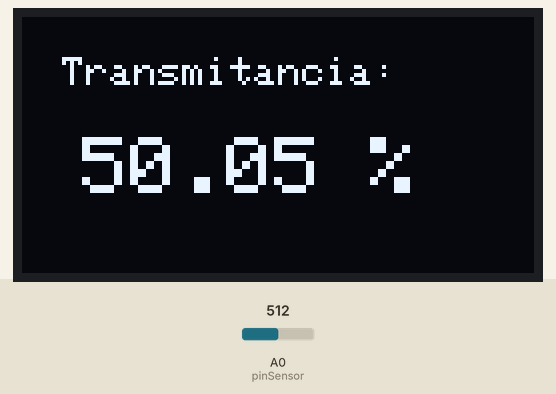
Recording of a sketch running on a simulated Arduino Uno, built with avr-gcc and run on an emulated ATmega328P. Parts: 128×64 one-colour display. The test bench sets the inputs (shaded band); at power-on: A0 (pinSensor) = 512.

Above: at 1.2 s.
1.3 s: A0 (pinSensor) set to 716
At 2.2 s:
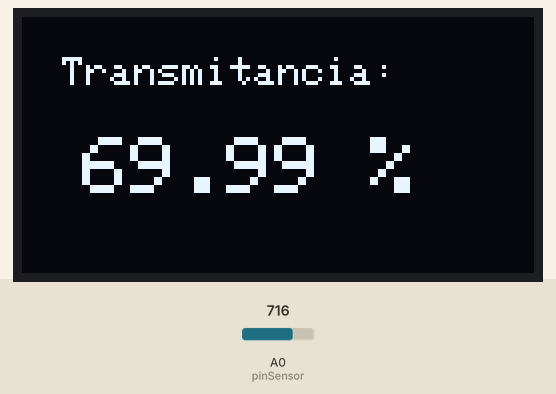
3.3 s: A0 (pinSensor) set to 900
At 4.0 s:
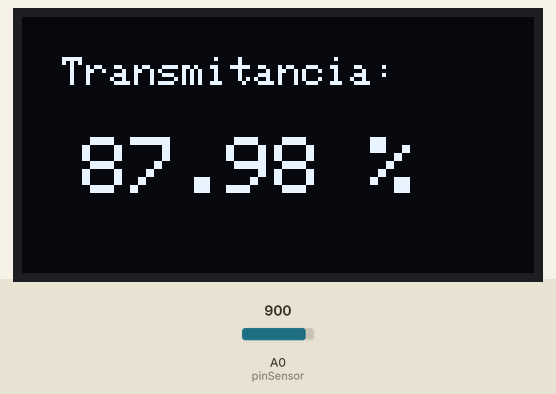
5.0 s: A0 (pinSensor) set to 1023
At 5.8 s:
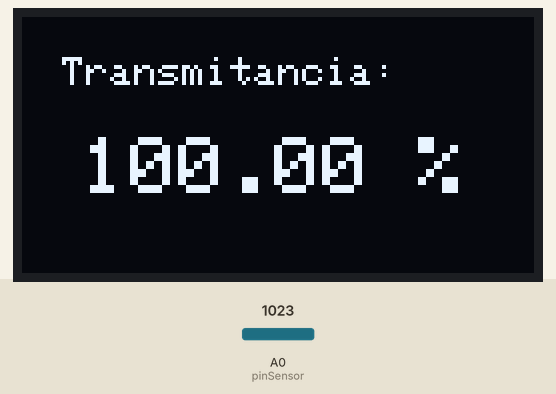
Timing chart, 0 to 8.0 s (numbered marks = the images above; inputs shaded):
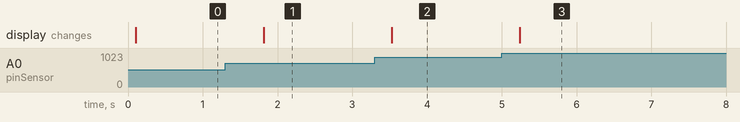

The sketch:

sketch_proyectodiseno.ino
```cpp
/*
 * Proyecto: Medidor de transmitancia a 630 nm
 * Integrantes: Juan David Suarez Corzo y Michelle Garzon Campos
 * Hardware: ARDUINO UNO, ATmega328P
 * Asignatura: Diseño de Sistemas Electrónicos
 * Universidad Industrial de Santander
 */

#include <Wire.h>               // Librería para comunicación I2C (SDA/SCL)
#include <Adafruit_GFX.h>       // Librería para gráficos (dibujar letras, líneas)
#include <Adafruit_SSD1306.h>   // Librería específica para tu pantalla OLED

// Configuración de la pantalla OLED (128x64 píxeles)
#define SCREEN_WIDTH 128
#define SCREEN_HEIGHT 64
#define OLED_RESET    -1        // No usamos pin de reset en la pantalla
Adafruit_SSD1306 display(SCREEN_WIDTH, SCREEN_HEIGHT, &Wire, OLED_RESET);

const int pinSensor = A0;  // Pin donde llega la señal de tu MCP6001
const int muestras = 20;   // Filtro: cantidad de lecturas para promediar

void setup() {
  // 1. Iniciar la comunicación con la pantalla (Dirección I2C estándar: 0x3C)
  if(!display.begin(SSD1306_SWITCHCAPVCC, 0x3C)) {
    // Si no detecta la pantalla, el chip se queda congelado aquí (seguridad)
    for(;;);
  }

  // 2. Limpiar cualquier basura de la pantalla al encender
  display.clearDisplay();
  display.setTextColor(WHITE); // Color del texto (blanco sobre negro)
}

void loop() {
  // ---------------------------------------------------------
  // ETAPA 1: LECTURA DEL SENSOR (Oversampling)
  // ---------------------------------------------------------
  long suma = 0;
  for (int i = 0; i < muestras; i++) {
    suma += analogRead(pinSensor); // Lee el voltaje (0 a 1023)
    delay(2);
  }
  int valorADC = suma / muestras; // Promedio limpio de ruido

  // ---------------------------------------------------------
  // ETAPA 2: MATEMÁTICA (Cálculo de Transmitancia)
  // ---------------------------------------------------------
  // Convertimos el valor crudo del ADC (0-1023) a porcentaje (0.00% - 100.00%)
  // Nota: Quizás necesites calibrar el "1023.0" por el valor máximo real de tu sensor.
  float transmitancia = (valorADC / 1023.0) * 100.0;

  // ---------------------------------------------------------
  // ETAPA 3: ACTUALIZAR LA PANTALLA
  // ---------------------------------------------------------
  display.clearDisplay();      // Borrar la lectura anterior

  // Imprimir la palabra "Transmitancia:"
  display.setTextSize(1);      // Tamaño de texto pequeño
  display.setCursor(10, 10);   // Coordenadas (X, Y) en la pantalla
  display.print("Transmitancia:");

  // Imprimir el valor "XXX.XX %"
  display.setTextSize(2);      // Tamaño de texto grande para el número
  display.setCursor(15, 30);   // Lo centramos un poco más abajo

  // El '2' le dice a la función print que solo muestre 2 decimales (XXX.XX)
  display.print(transmitancia, 2);
  display.print(" %");

  // Esta función es la que realmente "empuja" los datos y enciende los píxeles
  display.display();

  // Esperar medio segundo antes de tomar otra medición
  delay(500);
}
```

Measured:
- after the input at 1.3 s, the display: changes after 0.52 s (image 1)
- after the input at 3.3 s, the display: changes after 0.23 s (image 2)
- after the input at 5.0 s, the display: changes after 0.24 s (image 3)
